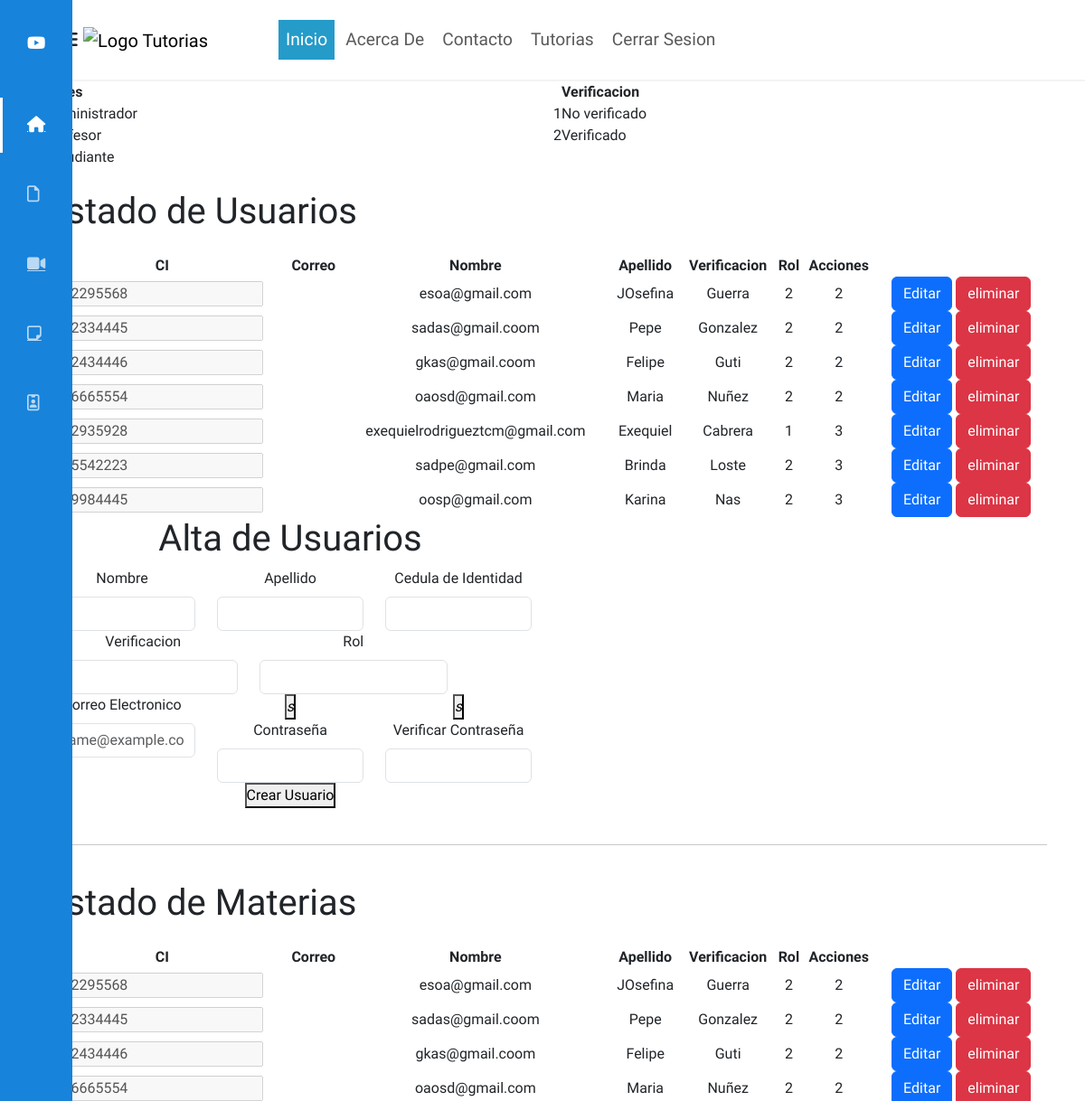
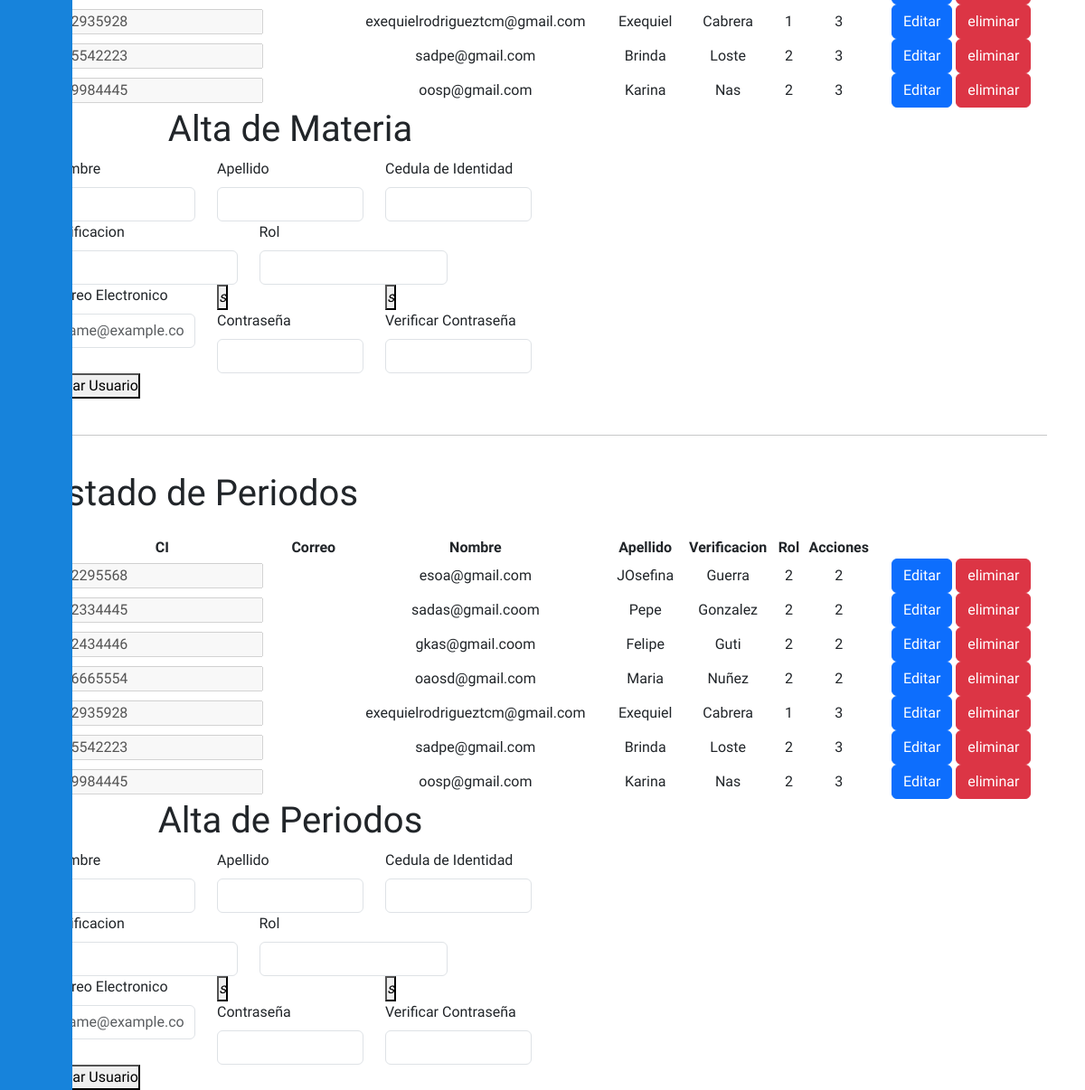
Page /adminListarUsuarios.php on the committed database (2 pictures, top to bottom).
### tables this page shows
CREATE TABLE `usuarios` (
  `ci` varchar(9) NOT NULL,
  `correo` varchar(45) NOT NULL,
  `name` varchar(45) NOT NULL,
  `surname` varchar(45) NOT NULL,
  `password` varchar(45) NOT NULL,
  `verificacion` varchar(10) NOT NULL,
  `id_cargo` int(11) NOT NULL
);

### adminListarUsuarios.php (the view, shortened to what the rows shown need)
<?php
require_once("C:/xampp/htdocs/login/view/head/head.php");
include 'C:\xampp\htdocs\login\config\usuariosDao.php';
$objUsuarioDao = new usuarioDao();
$usuarios = $objUsuarioDao->obtenerTodosLosUsuarios();
?>
<!DOCTYPE html>
<html lang="es">
<head>
</head>
<body>
<div class="container">
<div class="row">
    <div class="col-6">
        <table>
        <tr>
            <th></th>
            <th>Roles</th>
        </tr>
    </table>
    </div>
    <div class="col-6">
<table>
        <tr>
            <th></th>
            <th>Verificacion</th>
        </tr>
    </table>
    </div>
    <div class="col-12">
<h1>Listado de Usuarios</h1>
    <form class="row g-3 needs-validation crear_tutoria" method="POST" novalidate>
    <table>
        <tr>
            <th>CI</th>
            <th>Correo</th>
            <th>Nombre</th>
            <th>Apellido</th>
            <th>Verificacion</th>
            <th>Rol</th>
            <th>Acciones</th>
        </tr>
        <?php foreach ($usuarios as $usuario) { ?>
                <tr>
                <td><input type="text" disabled name="ci" value="<?php echo $usuario->getCi(); ?>"></td>
        <td><input type="hidden" name="ci_eliminar" value="<?php echo $usuario->getCi(); ?>"></td>
                    <td><?php echo $usuario->getCorreo(); ?></td>
                    <td><?php echo $usuario->getName(); ?></td>
                    <td><?php echo $usuario->getSurname(); ?></td>
                    <td><?php echo $usuario->getVerifiacion(); ?></td>
                    <td><?php echo $usuario->getId_cargo(); ?></td>
                    <td>
                        <a class="btn btn-primary" href="adminEditarUsuarios.php?ci=<?php echo $usuario->getCi(); ?>">Editar</a>
                        <input class="btn btn-danger" type="submit" name="eliminar" value="eliminar">
                </td>
                </tr>
        <?php } ?>
    </table>
    </form>
    </div>
</div>
    <div class="col-6">
    <form action="view/home/crearUsuario.php" class="g-3 needs-validation  crear_tutoria" novalidate method="POST">
    <h1 class="text-center">Alta de Usuarios</h1>
</form>
    </div>
    <br>
<br>
    <div class="col-12">
<h1>Listado de Materias</h1>
    <form class="row g-3 needs-validation crear_tutoria" method="POST" novalidate>
    <table>
        <tr>
            <th>CI</th>
            <th>Correo</th>
            <th>Nombre</th>
            <th>Apellido</th>
            <th>Verificacion</th>
            <th>Rol</th>
            <th>Acciones</th>
        </tr>
        <?php foreach ($usuarios as $usuario) { ?>
                <tr>
                <td><input type="text" disabled name="ci" value="<?php echo $usuario->getCi(); ?>"></td>
        <td><input type="hidden" name="ci_eliminar" value="<?php echo $usuario->getCi(); ?>"></td>
                    <td><?php echo $usuario->getCorreo(); ?></td>
                    <td><?php echo $usuario->getName(); ?></td>
                    <td><?php echo $usuario->getSurname(); ?></td>
                    <td><?php echo $usuario->getVerifiacion(); ?></td>
                    <td><?php echo $usuario->getId_cargo(); ?></td>
                    <td>
                        <a class="btn btn-primary" href="adminEditarUsuarios.php?ci=<?php echo $usuario->getCi(); ?>">Editar</a>
                        <input class="btn btn-danger" type="submit" name="eliminar" value="eliminar">
                </td>
                </tr>
        <?php } ?>
    </table>
    </form>
    </div>
    <div class="col-6">
    <form action="crearUsuario.php" class="g-3 needs-validation" novalidate method="POST">
    <h1 class="text-center">Alta de Materia</h1>
</form>
    </div>
    <br>
<br>
    <div class="col-12">
<h1>Listado de Periodos</h1>
    <form class="row g-3 needs-validation crear_tutoria" method="POST" novalidate>
    <table>
        <tr>
            <th>CI</th>
            <th>Correo</th>
            <th>Nombre</th>
            <th>Apellido</th>
            <th>Verificacion</th>
            <th>Rol</th>
            <th>Acciones</th>
        </tr>
        <?php foreach ($usuarios as $usuario) { ?>
                <tr>
                <td><input type="text" disabled name="ci" value="<?php echo $usuario->getCi(); ?>"></td>
        <td><input type="hidden" name="ci_eliminar" value="<?php echo $usuario->getCi(); ?>"></td>
                    <td><?php echo $usuario->getCorreo(); ?></td>
                    <td><?php echo $usuario->getName(); ?></td>
                    <td><?php echo $usuario->getSurname(); ?></td>
                    <td><?php echo $usuario->getVerifiacion(); ?></td>
                    <td><?php echo $usuario->getId_cargo(); ?></td>
                    <td>
                        <a class="btn btn-primary" href="adminEditarUsuarios.php?ci=<?php echo $usuario->getCi(); ?>">Editar</a>
                        <input class="btn btn-danger" type="submit" name="eliminar" value="eliminar">
                </td>
                </tr>
        <?php } ?>
    </table>
    </form>
    </div>
    <div class="col-6">
    <form action="crearUsuario.php" class="g-3 needs-validation" novalidate method="POST">
    <h1 class="text-center">Alta de Periodos</h1>
</form>
    </div>
</div>
</body>
</html>

### rows in the picture
usuarios: ci "12295568", correo "esoa@gmail.com", name "JOsefina", surname "Guerra", verificacion "2", id_cargo "2"
usuarios: ci "22334445", correo "sadas@gmail.coom", name "Pepe", surname "Gonzalez", verificacion "2", id_cargo "2"
usuarios: ci "22434446", correo "gkas@gmail.coom", name "Felipe", surname "Guti", verificacion "2", id_cargo "2"
usuarios: ci "26665554", correo "oaosd@gmail.com", name "Maria", surname "Nuñez", verificacion "2", id_cargo "2"
usuarios: ci "52935928", correo "exequielrodrigueztcm@gmail.com", name "Exequiel", surname "Cabrera", verificacion "1", id_cargo "3"
usuarios: ci "55542223", correo "sadpe@gmail.com", name "Brinda", surname "Loste", verificacion "2", id_cargo "3"
usuarios: ci "99984445", correo "oosp@gmail.com", name "Karina", surname "Nas", verificacion "2", id_cargo "3"
